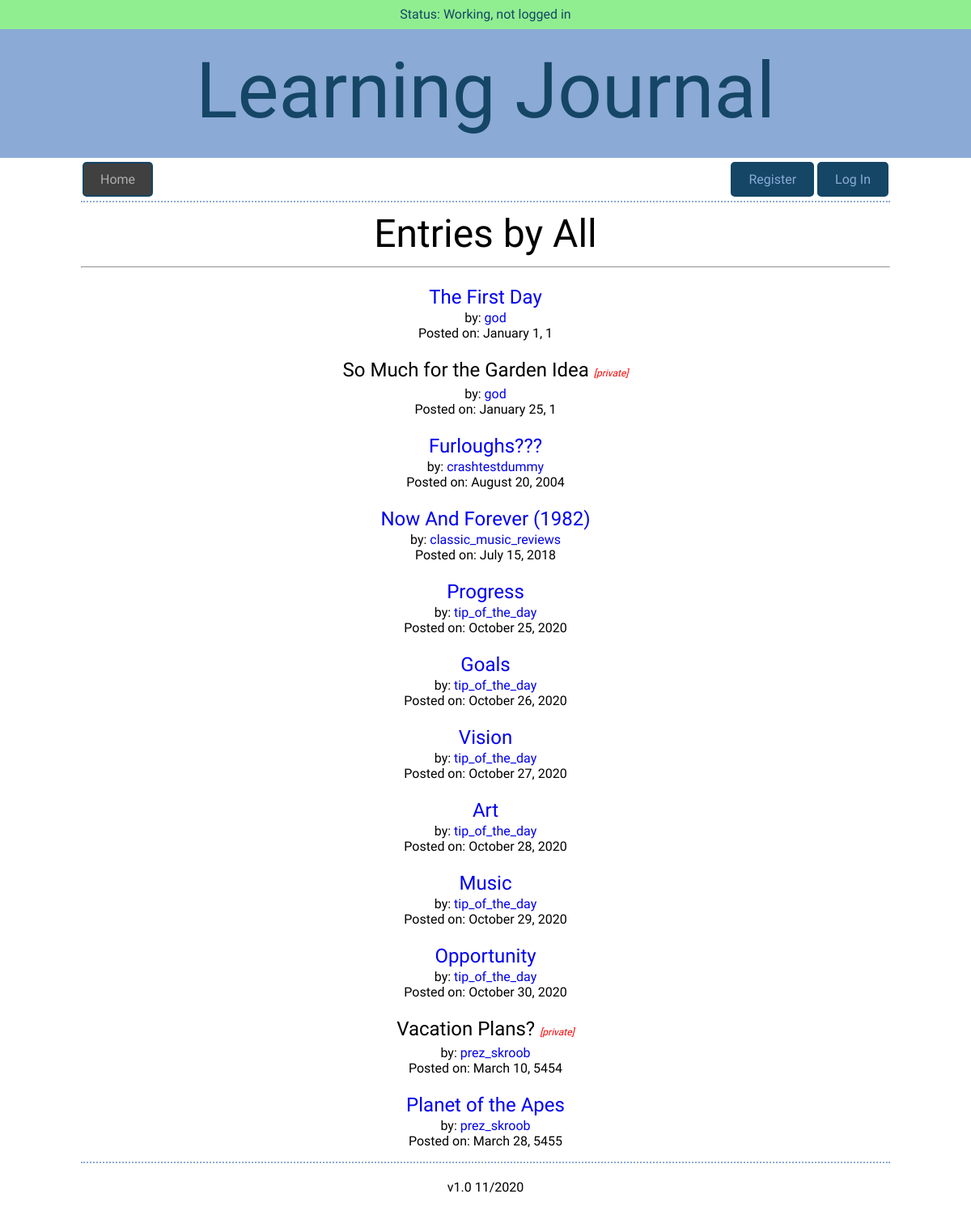
The page / on the database its author committed.
### models.py (models this page shows, shortened)
class Entry(Model):
    id = AutoField()
    user = ForeignKeyField(User, backref="entries")
    title = CharField(max_length=256)
    date = DateField(default=datetime.date.today)
    time_spent = TimeField()
    learned = TextField()
    resources = TextField()
    tags = CharField(max_length=256)
    private = BooleanField(default=False)
    hidden = BooleanField(default=False)
    class Meta:
        database = DATABASE

class User(UserMixin, Model):
    id = AutoField()
    username = CharField(unique=True)
    password = CharField(max_length=100)
    god = BooleanField(default=False)
    class Meta:
        database = DATABASE

### app.py (the view)
@app.route("/")
def index(home=True):
    global last_route, cur_user, cur_entry, cur_tag
    last_route = "index"
    cur_user = None
    cur_entry = None
    cur_tag = None
    if current_user.is_authenticated:
        if current_user.god:
            entries = models.Entry.select().order_by(models.Entry.date.asc())
        else:
            entries = (models.Entry.select().where(
                ((models.Entry.hidden == False) &  # noqa (must use == )
                 (models.Entry.user != current_user.id)
                 ) |
                (models.Entry.user == current_user.id))
                       .order_by(models.Entry.date.asc()))
        return render_template(
            "listing.html", entries=entries, user=current_user.username,
            god=current_user.god, home=home, by="All")
    else:
        entries = models.Entry.select().where(
            models.Entry.hidden == False).order_by(
            models.Entry.date.asc())  # noqa E712 (must use == for peewee)
        return render_template("listing.html", entries=entries, user="",
                               god=False, home=home, by="All")

### app.py (called while the page is built)
@app.before_request
def before_request():
    g.db = models.DATABASE
    g.db.connect()
    g.user = current_user

@app.after_request
def after_request(response):
    g.db.close()
    return response

### templates/listing.html
{% extends "layout.html" %}
{% from "macros.html" import render_listing, nav_bar with context %}
{% block nav %}
    {{ nav_bar(home) }}
{% endblock %}
{% block content %}
    <div class="main">
    <h2>Entries by {{ by }}</h2>
    <hr>
    {% for entry in entries %}
        {{ render_listing(entry, user, god, by) }}
    {% endfor %}
    </div>
{% endblock %}

### templates/macros.html
{% macro nav_bar(home) %}
    <div class="nav-bar">
        {% if home == False %}
            <a class="button" href="{{ url_for('index') }}">Home</a>
        {% else %}
            <div class="button button-inactive">Home</div>
        {% endif %}
        {% if current_user.is_authenticated %}
            <a class="button button-right" href="{{ url_for('logout') }}">Log Out</a>
            <a class="button button-right" href="{{ url_for('create_entry') }}">New Entry</a>
        {% else %}
            <a class="button button-right" href="{{ url_for('login') }}">Log In</a>
            <a class="button button-right" href="{{ url_for('register') }}">Register</a>
        {% endif %}
    </div>
{% endmacro %}
{% macro render_listing(listing, user, god, by) %}
    <article class="listing">
        <h3>
            {% if (listing.private == False) or (listing.user.username == user) or (god == True) %}
                <a class="entry-link" href="/entries/{{ listing.id }}">
            {% endif %}
                {{ listing.title }}
            {% if (listing.private == False) or (listing.user.username == user) or (god == True) %}
                </a>
            {% else %}
                <span class="small">[private]</span>
            {% endif %}
        </h3>
        <p>
        {% if by == "All" %}
            by: <a href="{{ url_for('user_entries', user=listing.user.username) }}">
            {% if listing.user.username == user %}
                You
            {% else %}
                {{ listing.user.username }}
            {% endif %}</a><br>
        {% endif %}
        Posted on: <time datetime="{{ listing.date }}">{{ listing.date.strftime("%B %d").lstrip("0").replace(" 0", " ") }}, {{ listing.date.strftime("%Y") }}</time></p>
    </article>
{% endmacro %}

### static/css/site.css (style rules this page uses)
html { margin-left: calc(100vw - 100%); }
body { font-size: 16px; font-family: 'Asap', sans-serif; font-weight: 400 color: #404a49; }
a:link { text-decoration: none; }
.button { background-color: #154666; color: #8baad6; margin: 5px 2px; border: 2px solid #154666; border-radius: 5px; padding: 10px 20px; text-align: center; text-decoration: none; display: inline-block; }
.button-inactive { background-color: #404040; color: #aeaeae; }
.button-right { float: right }
h2 { font-size: 48px; font-family: 'Hammersmith One', sans-serif; font-weight: 400; line-height: 0; }
h3 { font-size: 24px; font-family: 'Hammersmith One', sans-serif; font-weight: 400; line-height: 0; padding-top: 12px; margin-bottom: 3px; }
.small { font-size: 12px; color: red; font-style: italic; }
.main { text-align: center; }
.nav-bar, .main { border-bottom: 2px dotted #8baad6; }

### rows shown on the page
Entry: title "The First Day", date "January 1", date "1"
User: user.username "god"
Entry: title "So Much for the Garden Idea", private "[private]", date "January 25", date "1"
Entry: title "Furloughs???", date "August 20", date "2004"
User: user.username "crashtestdummy"
Entry: title "Now And Forever (1982)", date "July 15", date "2018"
User: user.username "classic_music_reviews"
Entry: title "Progress", date "October 25", date "2020"
User: user.username "tip_of_the_day"
Entry: title "Goals", date "October 26", date "2020"
Entry: title "Vision", date "October 27", date "2020"
Entry: title "Art", date "October 28", date "2020"
Entry: title "Music", date "October 29", date "2020"
Entry: title "Opportunity", date "October 30", date "2020"
Entry: title "Vacation Plans?", private "[private]", date "March 10", date "5454"
User: user.username "prez_skroob"
Entry: title "Planet of the Apes", date "March 28", date "5455"

### other values the page prints
{{ by }} "All"
